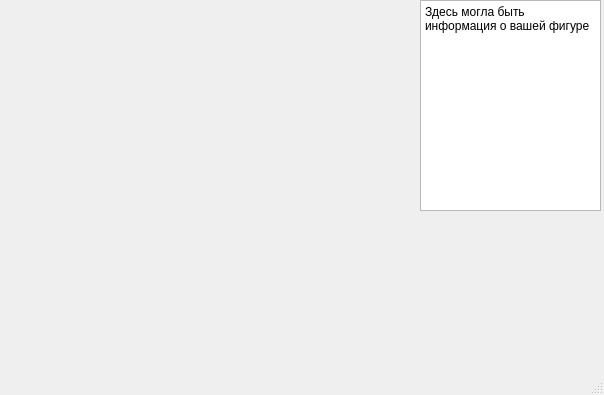
<?xml version="1.0" encoding="UTF-8"?>
<ui version="4.0">
 <class>MainWindow</class>
 <widget class="QMainWindow" name="MainWindow">
  <property name="geometry">
   <rect>
    <x>0</x>
    <y>0</y>
    <width>604</width>
    <height>395</height>
   </rect>
  </property>
  <property name="mouseTracking">
   <bool>true</bool>
  </property>
  <property name="windowTitle">
   <string>MainWindow</string>
  </property>
  <widget class="QWidget" name="centralwidget">
   <property name="mouseTracking">
    <bool>true</bool>
   </property>
   <widget class="QTextEdit" name="informationTable">
    <property name="enabled">
     <bool>true</bool>
    </property>
    <property name="geometry">
     <rect>
      <x>420</x>
      <y>0</y>
      <width>181</width>
      <height>211</height>
     </rect>
    </property>
    <property name="autoFillBackground">
     <bool>true</bool>
    </property>
    <property name="readOnly">
     <bool>true</bool>
    </property>
    <property name="html">
     <string>&lt;!DOCTYPE HTML PUBLIC &quot;-//W3C//DTD HTML 4.0//EN&quot; &quot;http://www.w3.org/TR/REC-html40/strict.dtd&quot;&gt;
&lt;html&gt;&lt;head&gt;&lt;meta name=&quot;qrichtext&quot; content=&quot;1&quot; /&gt;&lt;meta charset=&quot;utf-8&quot; /&gt;&lt;style type=&quot;text/css&quot;&gt;
p, li { white-space: pre-wrap; }
hr { height: 1px; border-width: 0; }
&lt;/style&gt;&lt;/head&gt;&lt;body style=&quot; font-family:'Segoe UI'; font-size:9pt; font-weight:400; font-style:normal;&quot;&gt;
&lt;p style=&quot; margin-top:0px; margin-bottom:0px; margin-left:0px; margin-right:0px; -qt-block-indent:0; text-indent:0px;&quot;&gt;Здесь могла быть информация о вашей фигуре&lt;/p&gt;&lt;/body&gt;&lt;/html&gt;</string>
    </property>
   </widget>
   <widget class="MyWidget" name="canvas" native="true">
    <property name="geometry">
     <rect>
      <x>0</x>
      <y>0</y>
      <width>421</width>
      <height>361</height>
     </rect>
    </property>
    <property name="mouseTracking">
     <bool>true</bool>
    </property>
   </widget>
  </widget>
  <widget class="QMenuBar" name="menubar">
   <property name="geometry">
    <rect>
     <x>0</x>
     <y>0</y>
     <width>604</width>
     <height>21</height>
    </rect>
   </property>
  </widget>
  <widget class="QStatusBar" name="statusbar"/>
 </widget>
 <customwidgets>
  <customwidget>
   <class>MyWidget</class>
   <extends>QWidget</extends>
   <header>mywidget.h</header>
   <container>1</container>
   <slots>
    <signal>figureClicked()</signal>
   </slots>
  </customwidget>
 </customwidgets>
 <resources/>
 <connections>
  <connection>
   <sender>canvas</sender>
   <signal>figureClicked()</signal>
   <receiver>MainWindow</receiver>
   <slot>changeInformation()</slot>
   <hints>
    <hint type="sourcelabel">
     <x>301</x>
     <y>274</y>
    </hint>
    <hint type="destinationlabel">
     <x>495</x>
     <y>286</y>
    </hint>
   </hints>
  </connection>
 </connections>
 <slots>
  <slot>changeInformation()</slot>
 </slots>
</ui>
